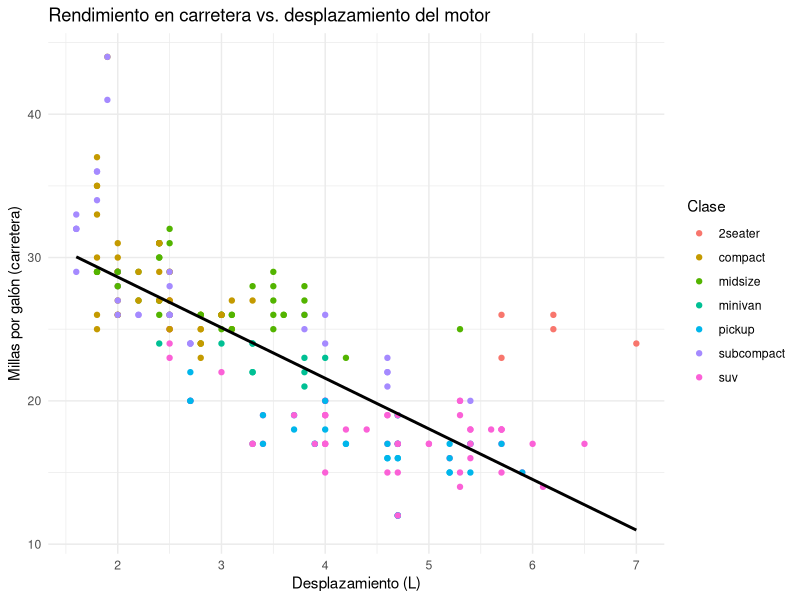
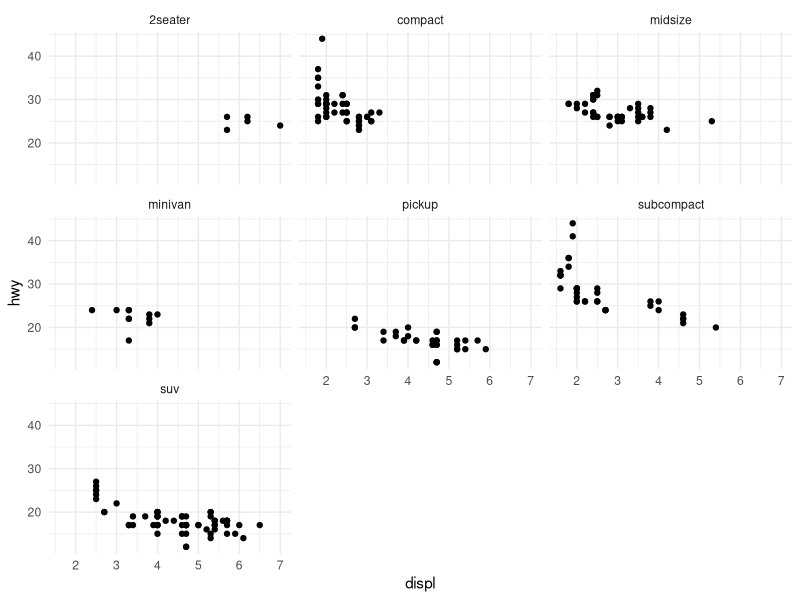
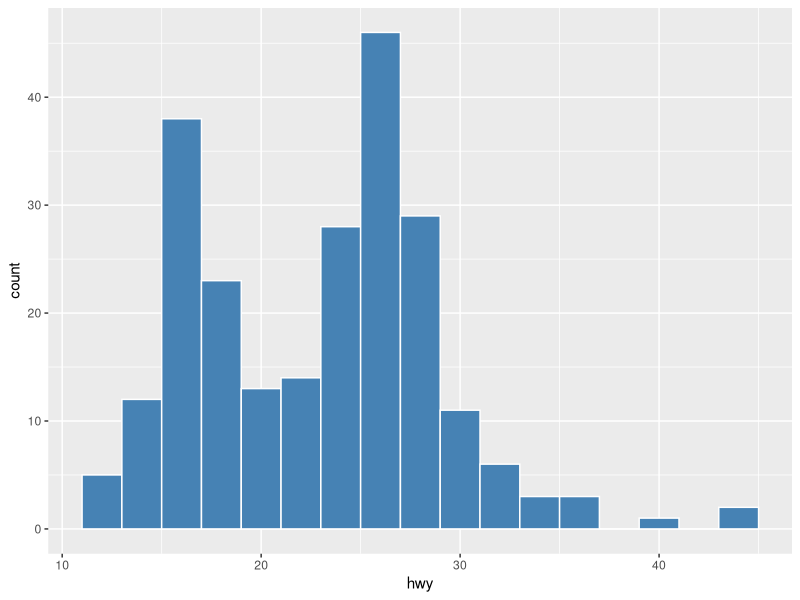
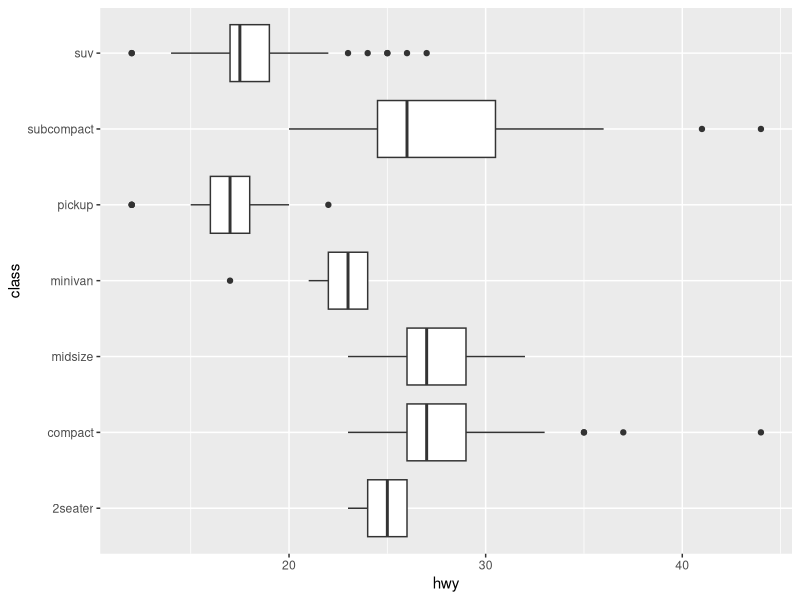
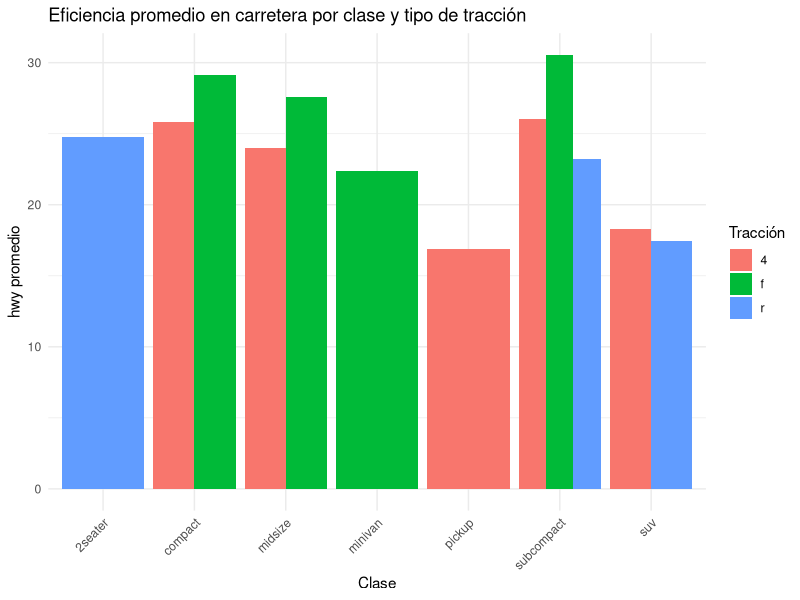

Write the R code that produced these figures, in order.
## ---- chunk 1
library(tidyverse)
datos <- as_tibble(mpg)
## ---- chunk 2
datos %>%
  group_by(class) %>%
  summarize(
    n = n(),
    hwy_prom = mean(hwy),
    hwy_sd = sd(hwy)
  ) %>%
  arrange(desc(hwy_prom))
## ---- chunk 3
resumen_fabricante <- datos %>%
  filter(cyl >= 6) %>%
  group_by(manufacturer) %>%
  summarize(hwy_prom = mean(hwy), .groups = "drop") %>%
  arrange(desc(hwy_prom))
resumen_fabricante
## ---- chunk 4
ancho <- tibble(
  pais = c("MX", "US", "CA"),
  y2020 = c(10, 20, 15),
  y2021 = c(12, 22, 14)
)

largo <- ancho %>%
  pivot_longer(cols = starts_with("y"), names_to = "anio", values_to = "valor")
largo
## ---- chunk 5
largo %>% pivot_wider(names_from = anio, values_from = valor)
## ---- chunk 6
poblacion <- tibble(pais = c("MX", "US", "CA"), poblacion_m = c(128, 331, 38))
largo %>% left_join(poblacion, by = "pais")
## ---- chunk 7
libros <- read_csv("../../data/libros.csv")
prestamos <- read_csv("../../data/prestamos.csv")

prestamos %>%
  left_join(libros, by = "isbn") %>%
  count(genero, sort = TRUE)
## ---- chunk 8
ggplot(datos, aes(x = displ, y = hwy)) +
  geom_point(aes(color = class)) +
  geom_smooth(method = "lm", se = FALSE, color = "black") +
  labs(
    title = "Rendimiento en carretera vs. desplazamiento del motor",
    x = "Desplazamiento (L)", y = "Millas por galón (carretera)",
    color = "Clase"
  ) +
  theme_minimal()
## ---- chunk 9
ggplot(datos, aes(x = displ, y = hwy)) +
  geom_point() +
  facet_wrap(~ class) +
  theme_minimal()
## ---- chunk 10
ggplot(datos, aes(x = hwy)) +
  geom_histogram(binwidth = 2, fill = "steelblue", color = "white")

ggplot(datos, aes(x = class, y = hwy)) +
  geom_boxplot() +
  coord_flip()
## ---- chunk 11
resumen_completo <- datos %>%
  group_by(class, drv) %>%
  summarize(hwy_prom = mean(hwy), n = n(), .groups = "drop")
resumen_completo
## ---- chunk 12
# Tabla ancha: una columna por tipo de tracción, más fácil de leer de un
# vistazo que la versión larga de arriba
resumen_completo %>%
  select(class, drv, hwy_prom) %>%
  pivot_wider(names_from = drv, values_from = hwy_prom)
## ---- chunk 13
# Gráfico de barras agrupado: una barra por combinación class x drv
ggplot(resumen_completo, aes(x = class, y = hwy_prom, fill = drv)) +
  geom_col(position = "dodge") +
  labs(
    title = "Eficiencia promedio en carretera por clase y tipo de tracción",
    x = "Clase", y = "hwy promedio", fill = "Tracción"
  ) +
  theme_minimal() +
  theme(axis.text.x = element_text(angle = 45, hjust = 1))
